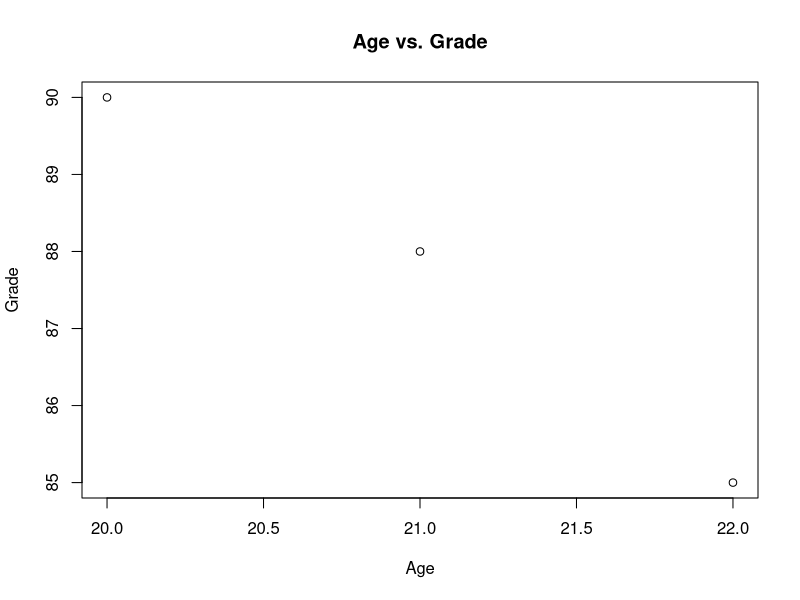
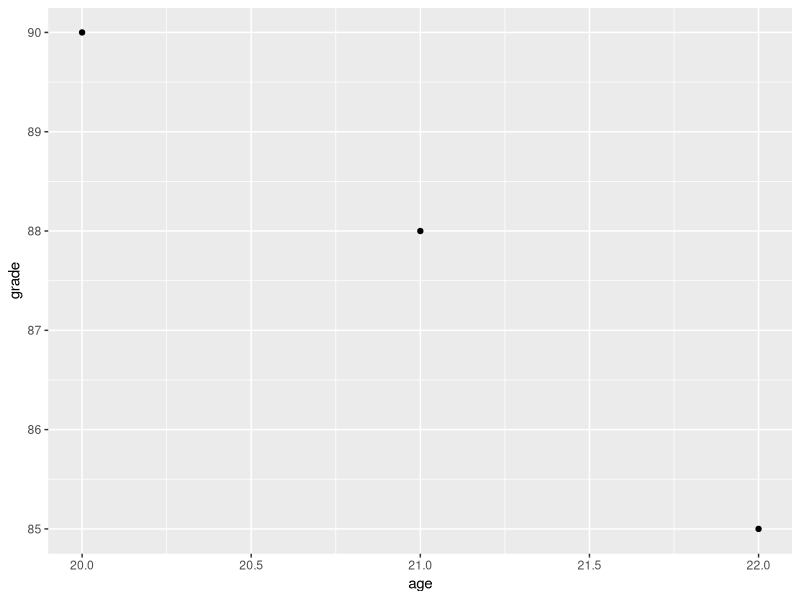

Recreate these plots in R, in order.
## ---- chunk 1
knitr::opts_chunk$set(echo = TRUE)
## ---- chunk 2
2 + 2
5 * 10
100 / 4
## ---- chunk 3
x <- 10
y <- 5
sum <- x + y
sum
## ---- chunk 4
sqrt(25)    # Square root
round(3.14159, 2)  # Rounding to 2 decimal places
## ---- chunk 5
students <- data.frame(
  name = c("Alice", "Bob", "Charlie"),
  age = c(20, 22, 21),
  grade = c(90, 85, 88)
)
students
## ---- chunk 6
# Uncomment and replace 'yourfile.csv' with the actual file name
# data <- read.csv("yourfile.csv")
# head(data)
## ---- chunk 7
summary(students)   # Summary statistics
names(students)     # Column names
dim(students)       # Number of rows and columns
## ---- chunk 8
plot(students$age, students$grade, main="Age vs. Grade", xlab="Age", ylab="Grade")
## ---- chunk 9
install.packages("ggplot2")
library(ggplot2)
ggplot(students, aes(x=age, y=grade)) + geom_point()
